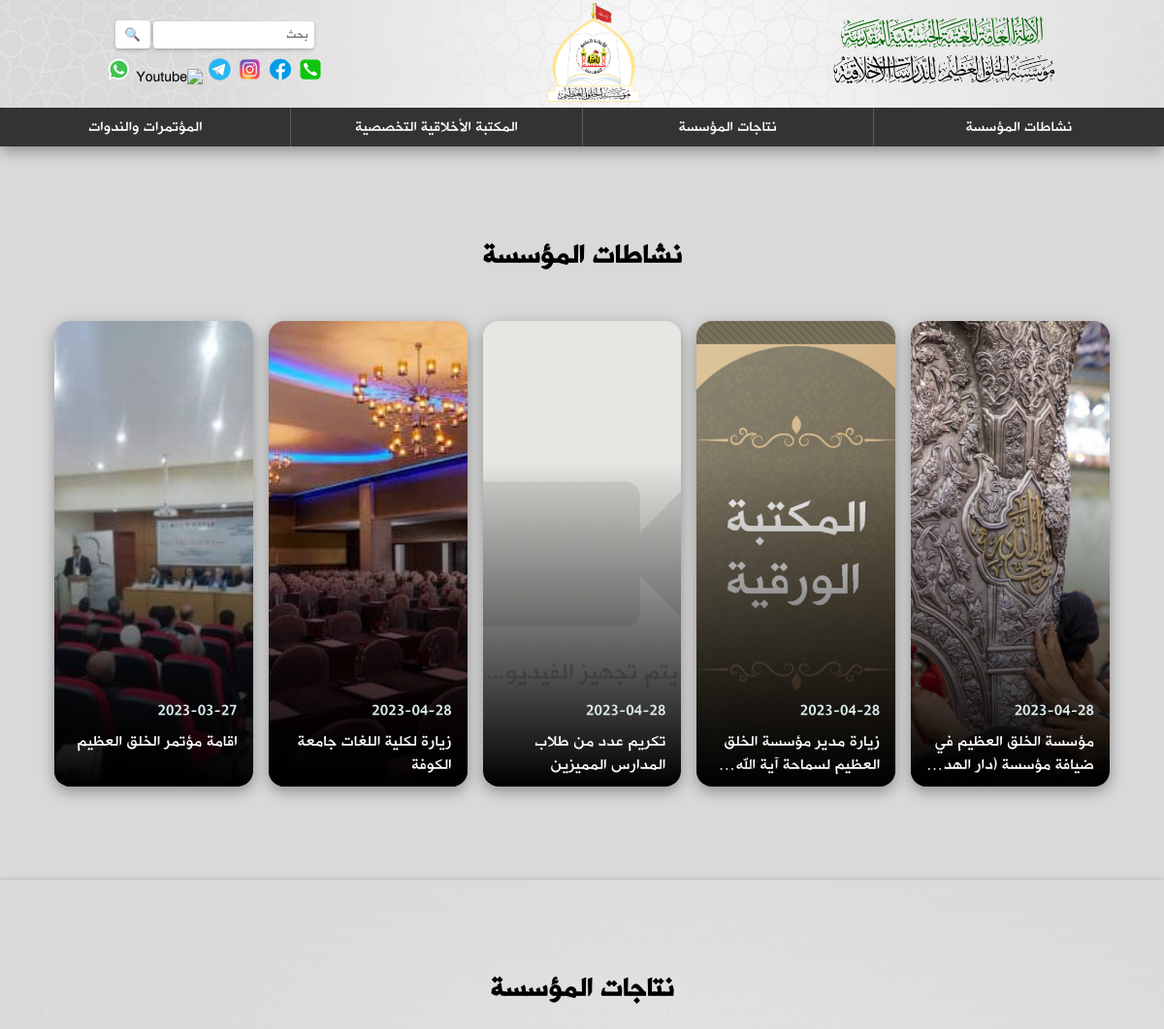
Before: / (upper part) with the older database file.
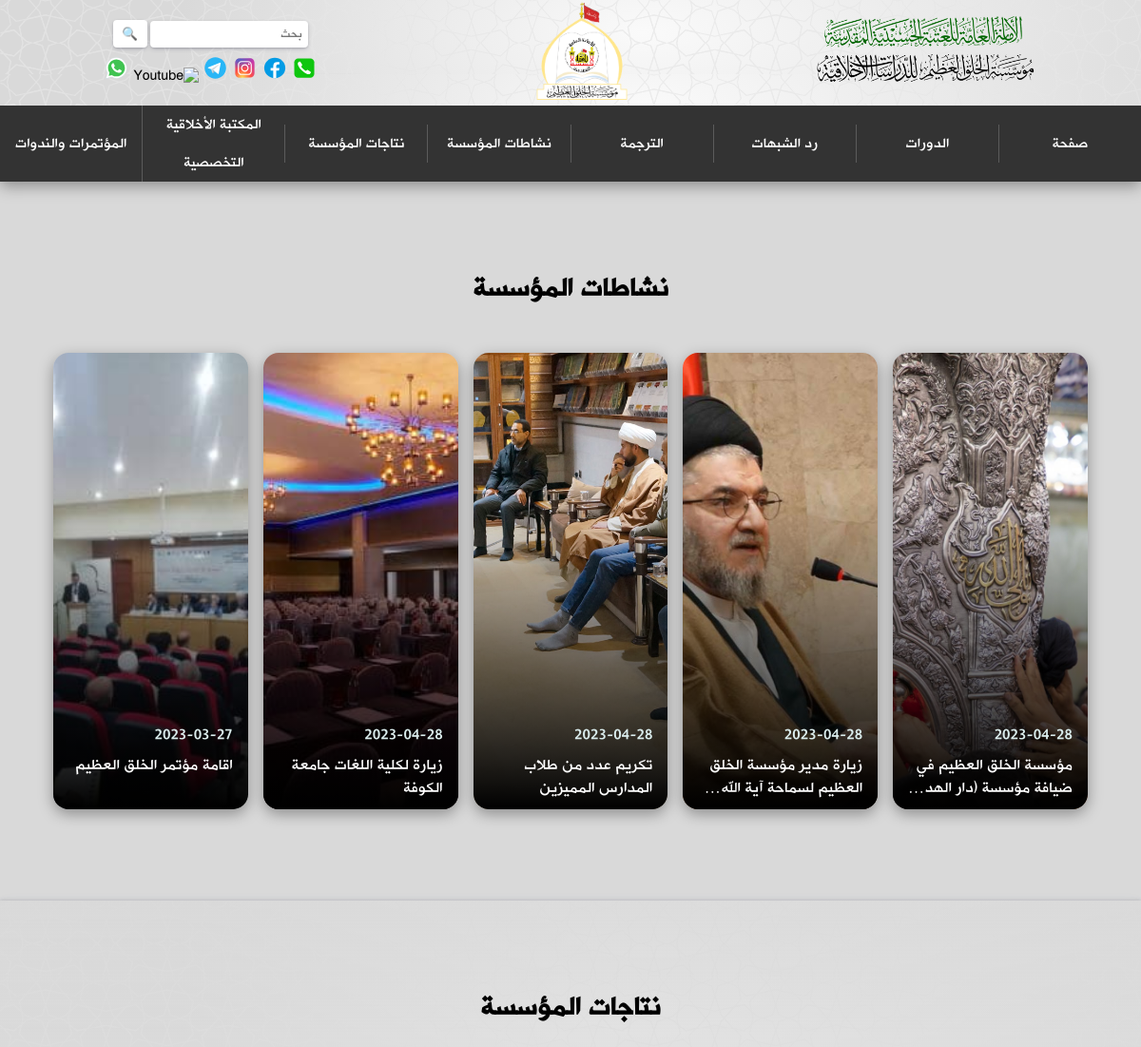
After: the same page with the newer database file.
### backend/models.py (models this page shows, shortened)
class Activity(models.Model):
    title = models.CharField(max_length=1000, blank=False)
    created_at = models.DateTimeField(auto_now_add=True)
    main_img = models.ForeignKey(Image, on_delete=models.PROTECT, blank=False)
    body = models.TextField(max_length=5000, blank=False)
    img_array = models.ManyToManyField(Image, blank=True, related_name="images")
    vid_array = models.ManyToManyField(Video, blank=True, related_name="videos")
    audio = models.ForeignKey(Audio, on_delete=models.PROTECT, blank=True, null=True)
    active = models.BooleanField(default=False)
    class Meta:
        ordering = ['-created_at']

class Image(models.Model):
    image = models.ImageField(upload_to="images", blank=False)

class Page(models.Model):
    title = models.CharField(max_length=255)
    slug = models.SlugField(max_length=255, unique=True, null=True, blank=True)
    order = models.PositiveIntegerField(default=0)

### backend/views.py (the view)
# urls.py: path("", views.home, name="home"),
def home(request):
    activities = Activity.objects.all().exclude(active=False)[:5]
    productions =  Production.objects.all().exclude(active=False)
    context = {"activities":activities,"productions":productions}
    return render(request, "backend/home.html", context)

### backend/context_processors.py (called while the page is built)
def pages(request):
    pages = Page.objects.order_by("order")
    return {'pages': pages}

### backend/templates/backend/home.html (shortened to what this page needs)
{% extends "backend/layout.html" %}
{% load static %}
{% block extraHead %}
<link rel="stylesheet" href="{% static 'css/home.css' %}">
{% endblock %}
{% block body %}
<section class="activities">
    <h1 class="title">
      <a class="titleLink" href="{% url 'backend:activities' %}"> نشاطات المؤسسة </a>
    </h1>
    <div class="container">
        {% for activity in activities %}
        <div class="activity">
            <img src="{{ activity.main_img.image.url }}">
            <div class="overlay">
              <p class="actDate">{{ activity.created_at|date:"Y-m-d" }}</p>
              <a href="{% url 'backend:activity' activity.id %}">{{ activity.title }}</a>
            </div>
            <div class="background"></div>
        </div>
        {% endfor %}
    </div>
</section>
<section class="productions">
  <p class="title"><a class="titleLink" href="./productions"> نتاجات المؤسسة </a></p>
</section>
{% endblock %}

### backend/templates/backend/header.html (shortened to what this page needs)
{% load static %}
<header class="header">
    <div class="banner">
        <div class="textLogos">
            <a href="{% url 'backend:home' %}">
              <img src="{% static 'images/textLogoHusainia.png' %}">
              <img src="{% static 'images/textLogo.png' %}">
            </a>
        </div>
        <div class="logo"><a href="{% url 'backend:home' %}"><img src="{% static 'images/logo.png' %}" alt="Logo"></a></div>
        <div class="inputGroup">
            <form action="./search.html" class="input">
                <input type="text" name="q" placeholder="بحث" required>
                <button class="searchIcon" type="submit">
                    &#128269;
                </button>
            </form>
            <div class="socialMedia">
                <span class="popup floatItem"><img src="{% static 'icons/phone.svg' %}" alt="Phone Numbers">
                </span>
                <a class="floatItem" href="${facebookURL}" target="blank"><img src="{% static 'icons/facebook.svg' %}" alt="Facebook"></a>
                <a class="floatItem" href="${instagramURL}" target="blank"><img src="{% static 'icons/instagram.svg' %}" alt="Instagram"></a>
                <a class="floatItem" href="${telegramURL}" target="blank"><img src="{% static 'icons/telegram.svg' %}" alt="Telegram"></a>
                <a class="floatItem" href="${youtubeURL}" target="blank"><img src="{% static 'icons/youtube.svg' %}" alt="Youtube"></a>
                <a class="floatItem" href="${whatsappURL}" target="blank"><img src="{% static 'icons/whatsapp.svg' %}" alt="WhatsApp"></a>
            </div>
        </div>
    </div>
    <nav>
        <ul class="parent">
            {% for page in pages %}
            <span><a href="{% url 'backend:items' page.slug %}"><li id="about" class="menuItem">{{ page.title }}</li></a></span>
            {% endfor %}
            <span><a href="{% url 'backend:activities' %}"><li id="activities" class="menuItem"> نشاطات المؤسسة </li></a></span>
            <li id="productions" class="menuItem"><a href="{% url 'backend:productions' %}"> نتاجات المؤسسة </a>
            </li>
            <li id="libraries" class="menuItem"><a href="./libraries.html"> المكتبة الأخلاقية التخصصية </a>
            </li>
            <li id="cAndS" class="menuItem"><a href="./cAndS.html"> المؤتمرات والندوات </a>
            </li>
        </ul>
    </nav>
</header>

Changed rows visible on the page:
added Page: title "صفحة"
added Page: title "الدورات"
added Page: title "رد الشبهات"
added Page: title "الترجمة"
changed Activity "زيارة مدير مؤسسة الخلق العظيم لسماحة آية…": main_img.image: a different picture
changed Activity "تكريم عدد من طلاب المدارس المميزين": main_img.image: picture added in place of a placeholder
